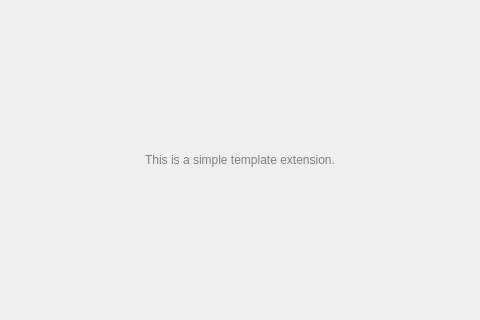
<?xml version="1.0" encoding="UTF-8"?>
<ui version="4.0">
 <class>SSH::ConfigWidget</class>
 <widget class="QWidget" name="SSH::ConfigWidget">
  <property name="geometry">
   <rect>
    <x>0</x>
    <y>0</y>
    <width>480</width>
    <height>320</height>
   </rect>
  </property>
  <layout class="QVBoxLayout">
   <item>
    <spacer name="verticalSpacer_2">
     <property name="orientation">
      <enum>Qt::Vertical</enum>
     </property>
     <property name="sizeHint" stdset="0">
      <size>
       <width>20</width>
       <height>40</height>
      </size>
     </property>
    </spacer>
   </item>
   <item>
    <widget class="QLabel" name="label">
     <property name="text">
      <string>&lt;html&gt;&lt;head/&gt;&lt;body&gt;&lt;p align=&quot;center&quot;&gt;&lt;span style=&quot; color:#808080;&quot;&gt;This is a simple template extension.&lt;/span&gt;&lt;/p&gt;&lt;/body&gt;&lt;/html&gt;</string>
     </property>
    </widget>
   </item>
   <item>
    <spacer name="verticalSpacer">
     <property name="orientation">
      <enum>Qt::Vertical</enum>
     </property>
     <property name="sizeHint" stdset="0">
      <size>
       <width>20</width>
       <height>40</height>
      </size>
     </property>
    </spacer>
   </item>
  </layout>
 </widget>
 <resources/>
 <connections/>
</ui>
